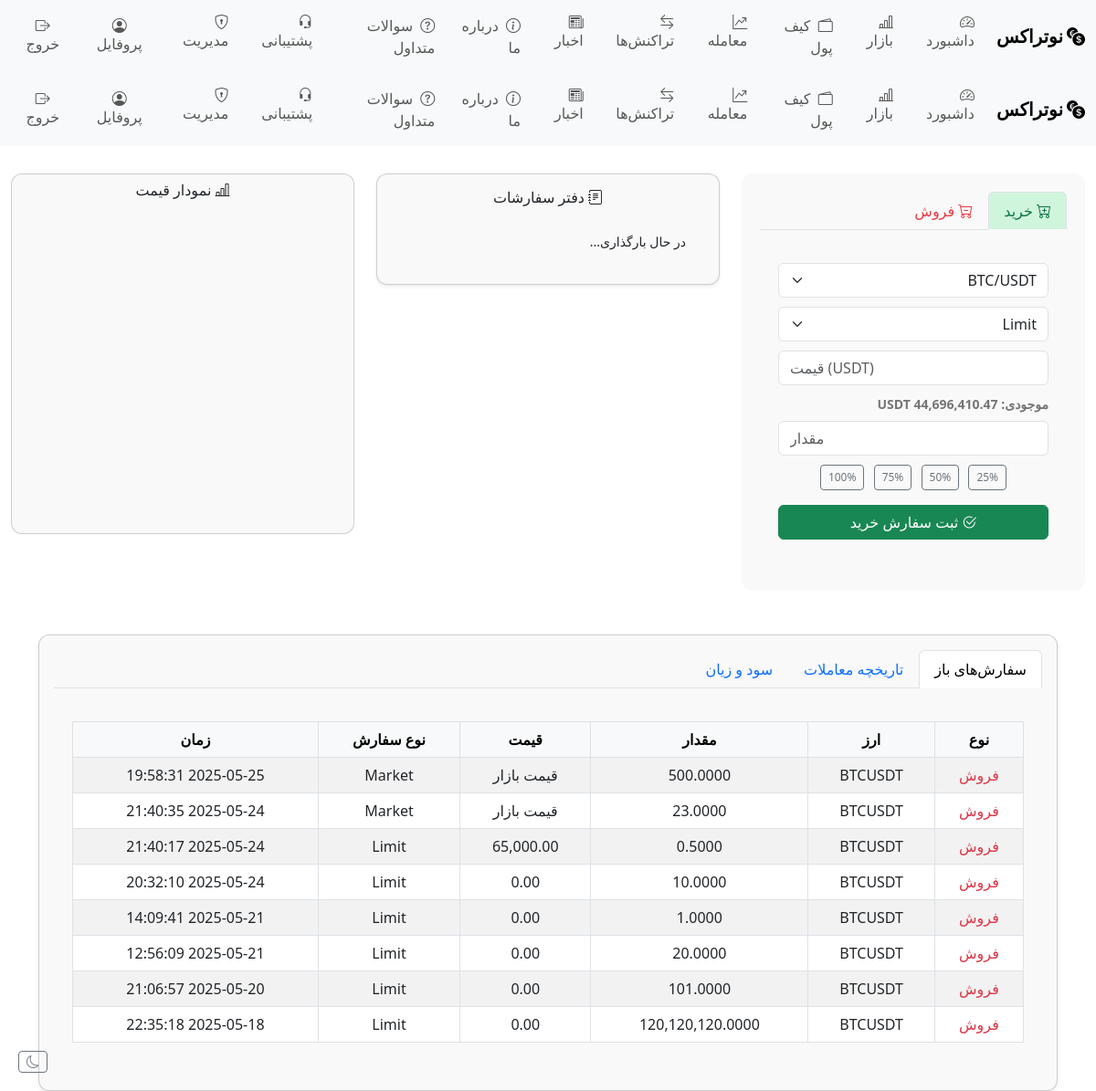
The app's page /notraxex/app/views/trade/index.php (signed in) with its own data.
### tables this page shows
CREATE TABLE `transactions` (
  `id` int(11) NOT NULL,
  `user_id` int(11) NOT NULL,
  `type` enum('deposit','withdraw') NOT NULL,
  `symbol` varchar(10) DEFAULT NULL,
  `amount` decimal(20,8) NOT NULL,
  `txid` varchar(255) DEFAULT NULL,
  `status` enum('pending','approved','rejected') DEFAULT 'pending',
  `created_at` timestamp NOT NULL DEFAULT current_timestamp(),
  `price` decimal(20,8) DEFAULT NULL,
  `order_type` enum('market','limit') NOT NULL DEFAULT 'limit'
);

### notraxex/app/views/trade/index.php (the view, shortened to what this page needs)
<?php require_once __DIR__ . '/../partials/header.php'; ?>
<?php
$host = "localhost";
$user = "root";
$pass = "";
$dbname = "notrax";
$conn = new mysqli($host, $user, $pass, $dbname);
$balances = [];
$q = $conn->query("SELECT currency, balance FROM wallets WHERE user_id = " . $_SESSION["user_id"]);
while ($row = $q->fetch_assoc()) {
  $balances[$row["currency"]] = $row["balance"];
}
?>
<!DOCTYPE html>
<html lang="fa" dir="rtl">
<head>
  <link href="https://cdn.jsdelivr.net/npm/bootstrap@5.3.0/dist/css/bootstrap.rtl.min.css" rel="stylesheet">
  <link href="https://cdn.jsdelivr.net/npm/bootstrap-icons@1.10.5/font/bootstrap-icons.css" rel="stylesheet">
</head>
<body>
  <?php include 'header.php'; ?>
<div class="container-fluid trade-area">
  <div class="row">
    <div class="col-md-4">
      <div class="order-form">
        <ul class="nav nav-tabs" id="tradeTab" role="tablist">
          <li class="nav-item">
            <button class="nav-link active buy" data-bs-toggle="tab" data-bs-target="#buy-form"><i class="bi bi-cart-plus"></i> خرید</button>
          </li>
          <li class="nav-item">
            <button class="nav-link sell" data-bs-toggle="tab" data-bs-target="#sell-form"><i class="bi bi-cart-dash"></i> فروش</button>
          </li>
        </ul>
        <div class="tab-content mt-3">
          <div class="tab-pane fade show active" id="buy-form">
            <form method="post" action="trade_process.php">
              <select class="form-select" name="symbol">
                <option value="BTCUSDT">BTC/USDT</option>
              </select>
              <select class="form-select order-type-select" name="order_type">
                <option value="limit">Limit</option>
              </select>
              <input type="number" name="price" step="0.01" placeholder="قیمت (USDT)" class="form-control price-field">
<small id="usdtBalanceText" class="balance-label d-block mb-2">
  موجودی: <?= number_format($balances["USDT"] ?? 0, 2) ?> USDT
</small>
              <input type="number" name="amount" step="0.0001" placeholder="مقدار" class="form-control amount-field">
              <div class="percent-buttons text-center mb-2">
                <button type="button" class="btn btn-outline-secondary btn-sm" onclick="setPercent(this, 25)">25%</button>
                <button type="button" class="btn btn-outline-secondary btn-sm" onclick="setPercent(this, 50)">50%</button>
                <button type="button" class="btn btn-outline-secondary btn-sm" onclick="setPercent(this, 75)">75%</button>
                <button type="button" class="btn btn-outline-secondary btn-sm" onclick="setPercent(this, 100)">100%</button>
              </div>
              <button class="btn btn-success w-100 mt-2"><i class="bi bi-check2-circle"></i> ثبت سفارش خرید</button>
            </form>
          </div>
        </div>
      </div>
    </div>
    <div class="col-md-4">
      <div class="card p-3 shadow-sm">
        <h6 class="text-center"><i class="bi bi-journal-text"></i> دفتر سفارشات</h6>
        <div class="order-book" id="orderBook">در حال بارگذاری...</div>
      </div>
    </div>
    <div class="col-md-4">
      <div class="card p-2">
        <h6 class="text-center"><i class="bi bi-bar-chart-line"></i> نمودار قیمت</h6>
        <div id="tv_chart_container" style="height:350px;"></div>
      </div>
    </div>
  </div>
</div>
<button id="darkToggle" class="btn btn-outline-secondary btn-sm btn-toggle"><i class="bi bi-moon"></i></button>
<div class="container mt-5">
  <div class="card p-3 shadow-sm">
    <ul class="nav nav-tabs mb-3" id="historyTabs" role="tablist">
      <li class="nav-item" role="presentation">
        <button class="nav-link active" id="open-tab" data-bs-toggle="tab" data-bs-target="#open-orders" type="button">سفارش‌های باز</button>
      </li>
      <li class="nav-item" role="presentation">
        <button class="nav-link" id="history-tab" data-bs-toggle="tab" data-bs-target="#history-orders" type="button">تاریخچه معاملات</button>
      </li>
      <li class="nav-item" role="presentation">
  <button class="nav-link" id="pnl-tab" data-bs-toggle="tab" data-bs-target="#pnl-tab-pane" type="button">سود و زیان</button>
</li>
    </ul>
    <div class="tab-content" id="historyTabsContent">
<div class="tab-pane fade show active" id="open-orders" role="tabpanel">
  <?php
  $openOrders = $conn->query("SELECT type, symbol, amount, price, order_type, created_at
                               FROM transactions
                               WHERE user_id = {$_SESSION['user_id']} AND status = 'pending'
                               ORDER BY created_at DESC");
  if ($openOrders && $openOrders->num_rows > 0): ?>
    <div class="table-responsive">
      <table class="table table-bordered table-striped text-center align-middle">
        <thead class="table-light">
          <tr>
            <th>نوع</th>
            <th>ارز</th>
            <th>مقدار</th>
            <th>قیمت</th>
            <th>نوع سفارش</th>
            <th>زمان</th>
          </tr>
        </thead>
        <tbody>
          <?php while ($o = $openOrders->fetch_assoc()): ?>
          <tr>
            <td class="<?= $o['type'] === 'buy' ? 'text-success' : 'text-danger' ?>">
              <?= $o['type'] === 'buy' ? 'خرید' : 'فروش' ?>
            </td>
            <td><?= htmlspecialchars($o['symbol']) ?></td>
            <td><?= number_format($o['amount'], 4) ?></td>
            <td><?= $o['order_type'] === 'market' ? 'قیمت بازار' : number_format($o['price'], 2) ?></td>
            <td><?= $o['order_type'] === 'market' ? 'Market' : 'Limit' ?></td>
            <td><?= $o['created_at'] ?></td>
          </tr>
          <?php endwhile; ?>
        </tbody>
      </table>
    </div>
  <?php else: ?>
    <div class="text-center text-muted">سفارشی در انتظار تأیید نیست.</div>
  <?php endif; ?>
</div>
</body>
</html>

### notraxex/app/views/trade/index.php (style rules this page uses)
.btn-toggle { position: fixed; bottom: 20px; left: 20px; z-index: 999; }
.tab-content, .order-form, .card, .order-book, .trade-history { background-color: #f9f9f9; border-radius: 12px; padding: 20px; }
.form-control, .form-select { margin-bottom: 10px; }
.trade-area { margin-top: 30px; }
.buy { color: #16c784; }
.sell { color: #ea3943; }
.nav-tabs .nav-link.active.buy { background-color: #d0f5dd; color: #087443; }
.order-book { max-height: 300px; overflow-y: auto; font-size: 14px; }
.percent-buttons button { margin: 0 3px; font-size: 12px; }
.balance-label { color:rgb(116, 117, 116); font-weight: bold; }

### records on screen
transactions: type "فروش", symbol "BTCUSDT", amount "500.0000", order_type "قیمت بازار", created_at "2025-05-25 19:58:31"
transactions: type "فروش", symbol "BTCUSDT", amount "23.0000", order_type "قیمت بازار", created_at "2025-05-24 21:40:35"
transactions: type "فروش", symbol "BTCUSDT", amount "0.5000", price "65,000.00", order_type "Limit", created_at "2025-05-24 21:40:17"
transactions: type "فروش", symbol "BTCUSDT", amount "10.0000", price "0.00", order_type "Limit", created_at "2025-05-24 20:32:10"
transactions: type "فروش", symbol "BTCUSDT", amount "1.0000", price "0.00", order_type "Limit", created_at "2025-05-21 14:09:41"
transactions: type "فروش", symbol "BTCUSDT", amount "20.0000", price "0.00", order_type "Limit", created_at "2025-05-21 12:56:09"
transactions: type "فروش", symbol "BTCUSDT", amount "101.0000", price "0.00", order_type "Limit", created_at "2025-05-20 21:06:57"
transactions: type "فروش", symbol "BTCUSDT", amount "120,120,120.0000", price "0.00", order_type "Limit", created_at "2025-05-18 22:35:18"

### other values on screen
$balances["USDT"] "44,696,410.47"
